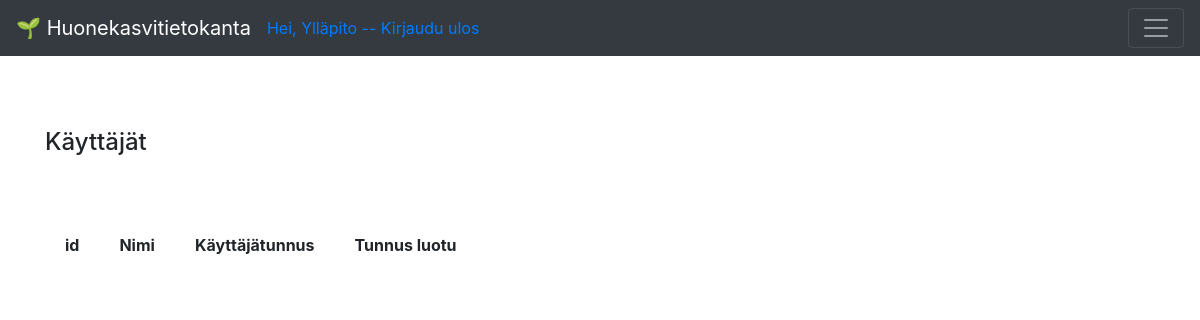
The app's page /auth (signed in), older data.
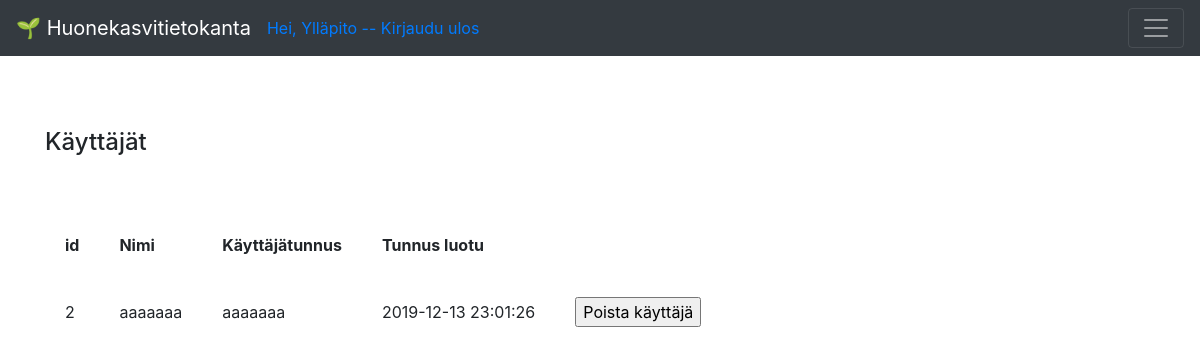
The same page, newer data.
### application/auth/models.py (models this page shows, shortened)
class User(db.Model):
    __tablename__ = "account"
    id = db.Column(db.Integer, primary_key=True)
    date_created = db.Column(db.DateTime, default=db.func.current_timestamp())
    name = db.Column(db.String(144), nullable=False)
    username = db.Column(db.String(144), nullable=False, unique=True)
    password = db.Column(db.String(144), nullable=False)
    plants = db.relationship("Plant", backref='account', lazy=True)

### application/auth/views.py (the view)
@app.route("/auth", methods=["GET"])
@login_required(role="ANY")
def auth_index():
    return render_template("auth/list.html", auth = User.query.filter(User.id != 1).all())

### application/__init__.py (called while the page is built)
def login_required(role = "ANY"):
    def wrapper(fn):
        @wraps(fn)
        def decorated_view(*args, **kwargs):
            if not current_user:
                return login_manager.unauthorized()
            if not current_user.is_authenticated:
                return login_manager.unauthorized()
            unauthorized = False
            if not role == "ANY":
                unauthorized = True
                for user_role in current_user.userrole():
                    if user_role == role:
                        unauthorized = False
                        break
            if unauthorized:
                return login_manager.unauthorized()
            return fn(*args, **kwargs)
        return decorated_view
    return wrapper

@login_manager.user_loader
def load_user(user_id):
    return User.query.get(user_id)

### application/templates/auth/list.html
{% extends "layout.html" %}
{% block body %}
<h4>Käyttäjät</h4>
<br>
<br>
  <table cellpadding="20">
    <tr>
      <th>id</th>
      <th>Nimi</th>
      <th>Käyttäjätunnus</th>
      <th>Tunnus luotu</th>
    </tr>
    {% for account in auth %}
    <tr>
      <td>{{ account.id }}</td>
      <td>{{ account.name }}</td>
      <td>{{ account.username }}</td>
      <td>{{ account.date_created }}</td>
      {% if current_user.id == 1 %}
            <td>
                <form method="POST" action="{{ url_for('auth_delete', account_id=account.id) }}">
                  <input type="submit" value="Poista käyttäjä"/>
                </form>
                    </td>
                    {% endif %}
    </tr>
    {% endfor %}
  </table>
{% endblock %}

Row changes from the older to the newer data that the page shows:
added User: id "2", name "aaaaaaa", username "aaaaaaa", date_created "2019-12-13 23:01:26"
